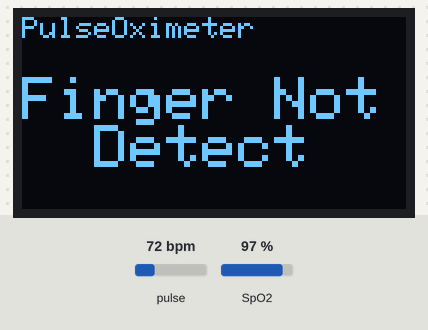
Recording of a program running on a simulated Arduino Uno, built with avr-gcc and run on an emulated ATmega328P. On the bench: 128×64 one-colour display. The test bench sets the inputs (shaded band); at power-on: pulse 72 bpm, SpO2 97 %. What the program prints to the serial monitor is not drawn.

Above: at 1.4 s.
1.5 s: pulse set to 42 bpm
At 4.32 s:
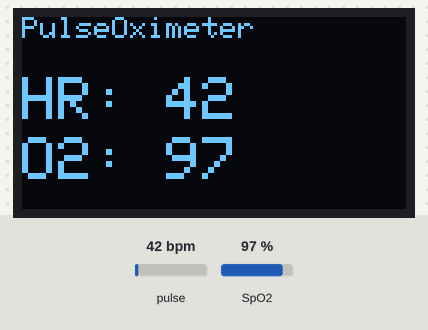
4.5 s: pulse set to 130 bpm
At 7.4 s:
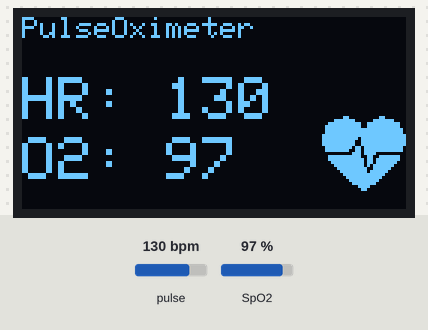
7.5 s: SpO2 set to 80 %
At 10.0 s:
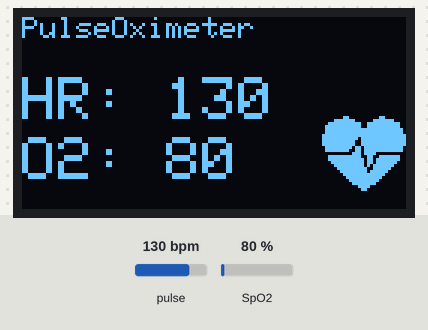
10.1 s: SpO2 set to 85 %
At 12.1 s:
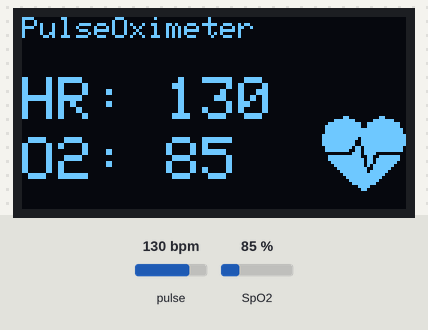
Timing chart, 0 to 13.0 s (numbered marks = the images above; inputs shaded):
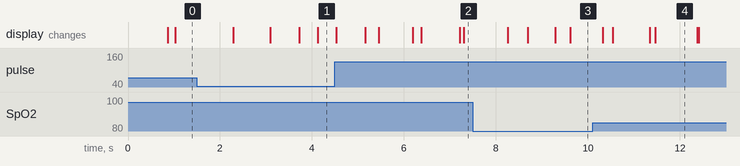

Measured:
- after the input at 7.5 s, the display: first changes after 0.75 s (image 3 shows a later state)
- after the input at 10.1 s, the display: first changes after 0.22 s (image 4 shows a later state)
- what the display in image 4 shows lasts 0.9 s, from 11.5 s to 12.4 s

The program:

main.cpp
```cpp
#include <Arduino.h>
#include <Wire.h>
#include "MAX30100_PulseOximeter.h"
#include <Adafruit_GFX.h>
#include <Adafruit_SSD1306.h>

// Declaration for an SSD1306 display connected to I2C (SDA, SCL pins)
#define SCREEN_WIDTH 128
#define SCREEN_HEIGHT 64
Adafruit_SSD1306 display(SCREEN_WIDTH, SCREEN_HEIGHT, &Wire, -1);

const int switch1_pin = 12;
const int switch2_pin = 13;
int switchStatus1_Last = LOW;  // last status switch
int switchStatus1;
int switchStatus2_Last = LOW;  // last status switch
int switchStatus2;
int sens_count;
//------------------------------------------------------------------------
#define REPORTING_PERIOD_MS     1000

// PulseOximeter is the higher level interface to the sensor
// it offers:
//  * beat detection reporting
//  * heart rate calculation
//  * SpO2 (oxidation level) calculation
float BPM, SpO2;
uint32_t tsLastReport = 0;

//heart image
const unsigned char bitmap [] PROGMEM=
{
0x00, 0x00, 0x00, 0x00, 0x01, 0x80, 0x18, 0x00, 0x0f, 0xe0, 0x7f, 0x00, 0x3f, 0xf9, 0xff, 0xc0,
0x7f, 0xf9, 0xff, 0xc0, 0x7f, 0xff, 0xff, 0xe0, 0x7f, 0xff, 0xff, 0xe0, 0xff, 0xff, 0xff, 0xf0,
0xff, 0xf7, 0xff, 0xf0, 0xff, 0xe7, 0xff, 0xf0, 0xff, 0xe7, 0xff, 0xf0, 0x7f, 0xdb, 0xff, 0xe0,
0x7f, 0x9b, 0xff, 0xe0, 0x00, 0x3b, 0xc0, 0x00, 0x3f, 0xf9, 0x9f, 0xc0, 0x3f, 0xfd, 0xbf, 0xc0,
0x1f, 0xfd, 0xbf, 0x80, 0x0f, 0xfd, 0x7f, 0x00, 0x07, 0xfe, 0x7e, 0x00, 0x03, 0xfe, 0xfc, 0x00,
0x01, 0xff, 0xf8, 0x00, 0x00, 0xff, 0xf0, 0x00, 0x00, 0x7f, 0xe0, 0x00, 0x00, 0x3f, 0xc0, 0x00,
0x00, 0x0f, 0x00, 0x00, 0x00, 0x06, 0x00, 0x00, 0x00, 0x00, 0x00, 0x00, 0x00, 0x00, 0x00, 0x00
};
PulseOximeter pox;

///******************************************************************************************
// Callback (registered below) fired when a pulse is detected
void onBeatDetected()
{
    Serial.println("Beat!");
    display.drawBitmap( 100, 32, bitmap, 28, 28, 1);
    display.display();
}
///******************************************************************************************
void PulseOxi()
{
  String hr = String(pox.getHeartRate(),0);
  String spo = String(pox.getSpO2());
  display.clearDisplay();
  display.setTextSize(1);
  display.setCursor(0,0);
  display.println("PulseOximeter");

  if ((pox.getSpO2())<20)
  {
    Serial.println("Finger Not Detect");

    display.setTextSize(2);
    display.setCursor(0,20);
    display.println("Finger Not  Detect");
  }
  else
  {
    Serial.print("Heart rate:");
    Serial.print(hr);
    Serial.print("bpm / SpO2:");
    Serial.print(spo);
    Serial.println("%");

    display.setTextSize(2);
    display.setCursor(0,20);
    display.println("HR: " + hr);
    display.setCursor(0,40);
    display.println("O2: " + spo);
  }

 display.display();

}
///******************************************************************************************
void setup()
{
  Serial.begin(9600);


  pinMode(switch1_pin, INPUT);
  pinMode(switch2_pin, INPUT);
// MAX30100 ----------------------------------------------------------------------------------
    // Initialize the PulseOximeter instance
    // Failures are generally due to an improper I2C wiring, missing power supply
    // or wrong target chip

    Serial.print("Initializing pulse oximeter..");
    display.setTextSize(1);
    display.setCursor(0,20);
    display.println("Initializing pulse oximeter..");
    if (!pox.begin())
      {
        Serial.println("FAILED");
        display.setTextSize(2);
        display.setCursor(0,20);
        display.println("SPO2 FAILED");
        for(;;);
      }
    else
      {
        Serial.println("SUCCESS");
        display.setTextSize(2);
        display.setCursor(0,20);
        display.println("SPO2 SUCCESS");
      }

    // The default current for the IR LED is 50mA and it could be changed
    //   by uncommenting the following line. Check MAX30100_Registers.h for all the
    //   available options.
    // pox.setIRLedCurrent(MAX30100_LED_CURR_7_6MA);

    // Register a callback for the beat detection
    pox.setOnBeatDetectedCallback(onBeatDetected);

// SSD1306 --------------------------------------------------------------------------
    if(!display.begin(SSD1306_SWITCHCAPVCC, 0x3C))
    {
      Serial.println(F("SSD1306 allocation failed"));
      for(;;);
    }
  display.clearDisplay();
  display.setTextSize(2);
  display.setTextColor(WHITE);
  //display.setCursor(0,20);
}
///******************************************************************************************
void loop()
{

   // switchStatus1 = digitalRead(switch1_pin);   // read status of switch
    //if (switchStatus1 != switchStatus1_Last)  // if status of button has changed
   //   {
   //     // if switch is pressed than change the LED status
   //     if (switchStatus1 == HIGH && switchStatus1_Last == LOW)
   //     {
   //       sens_count=sens_count+1;
   //       onBeatDetected();
   //     }
   //     switchStatus1 = switchStatus1_Last;
   //   }

    // Make sure to call update as fast as possible
    pox.update();

    // Asynchronously dump heart rate and oxidation levels to the serial
    // For both, a value of 0 means "invalid"
    if (millis() - tsLastReport > REPORTING_PERIOD_MS)
    {
      PulseOxi();

      tsLastReport = millis();
    }
}
```
